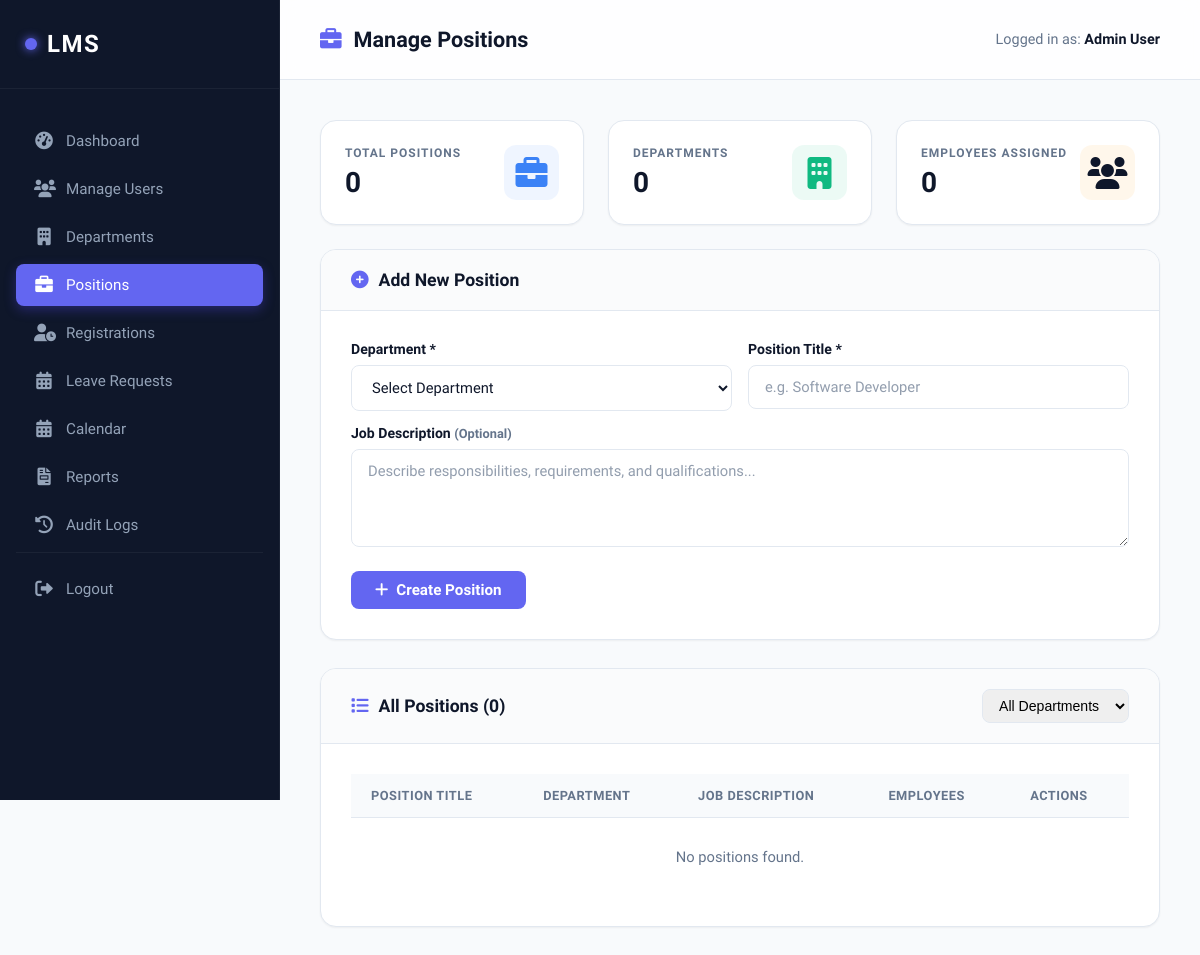
Before: /manage_positions.php (signed in) with the older database file.
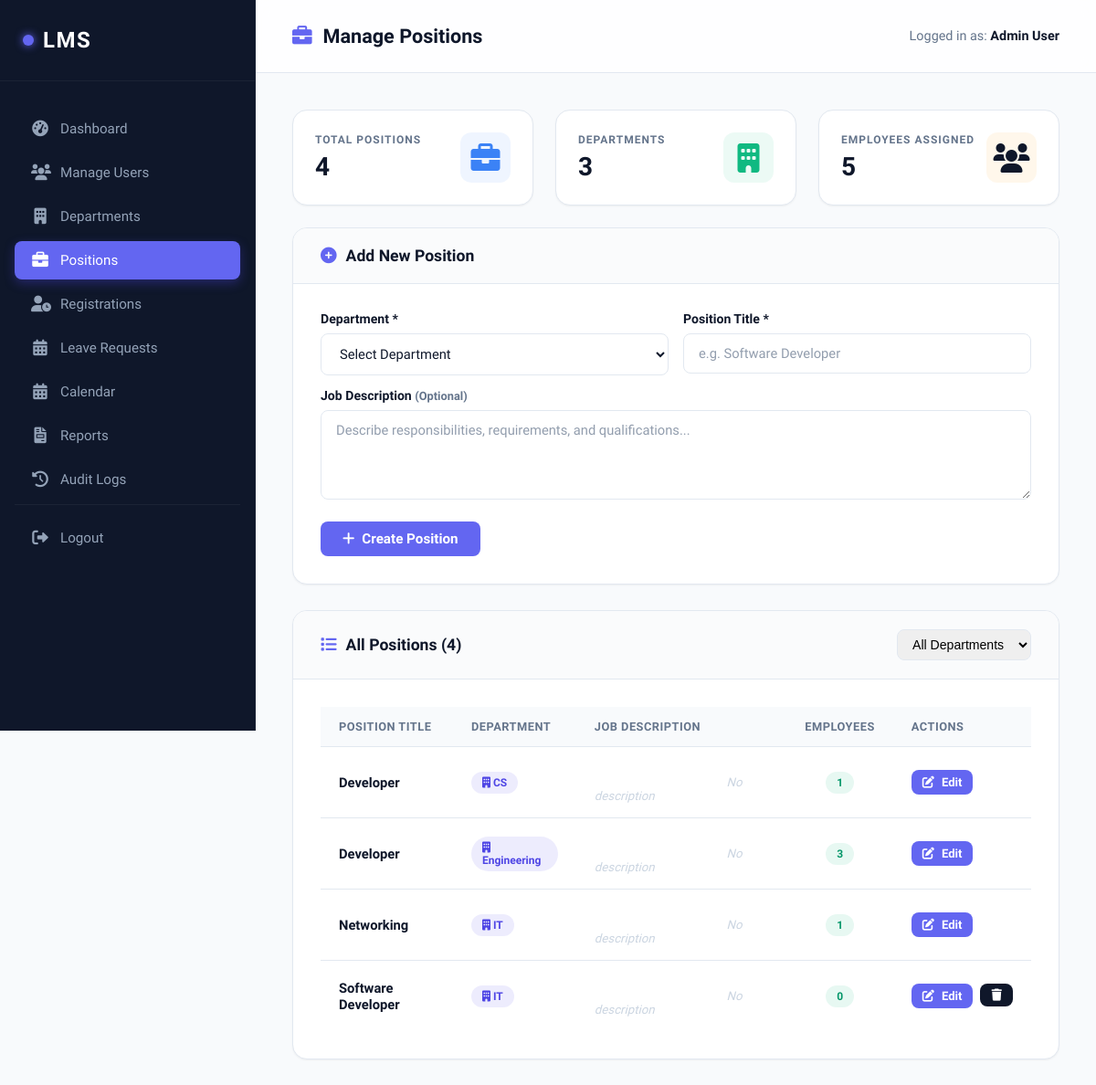
After: the same page with the newer database file.
### tables this page shows
CREATE TABLE `positions` (
  `id` int(11) NOT NULL,
  `department_id` int(11) NOT NULL,
  `title` varchar(100) NOT NULL,
  `job_description` text DEFAULT NULL,
  `created_at` datetime DEFAULT current_timestamp()
);

CREATE TABLE `departments` (
  `id` int(11) NOT NULL,
  `name` varchar(100) NOT NULL,
  `description` text DEFAULT NULL,
  `manager_id` int(11) DEFAULT NULL,
  `created_at` datetime DEFAULT current_timestamp()
);

### includes/auth_check.php (called while the page is built, shortened)
<?php
function e($value) {
    return htmlspecialchars($value ?? '', ENT_QUOTES, 'UTF-8');
}
?>

### manage_positions.php (the view, shortened to what this page needs)
<?php
require_once 'includes/config.php';
require_once 'includes/auth_check.php';
$posQuery = "
    SELECT p.*, d.name AS dept_name,
        (SELECT COUNT(*) FROM users u WHERE u.position_id = p.id) AS employee_count
    FROM positions p
    JOIN departments d ON p.department_id = d.id
";
$posParams = [];
$posQuery .= " ORDER BY d.name ASC, p.title ASC";
$stmt = $pdo->prepare($posQuery);
$stmt->execute($posParams);
$positions = $stmt->fetchAll();
$total_positions = count($positions);
$total_departments = $pdo->query("SELECT COUNT(*) FROM departments")->fetchColumn();
$total_employees_assigned = $pdo->query("SELECT COUNT(*) FROM users WHERE position_id IS NOT NULL")->fetchColumn();
?>
<!DOCTYPE html>
<html lang="en">
<head>
    <link rel="stylesheet" href="assets/style.css">
    <link rel="stylesheet" href="https://cdnjs.cloudflare.com/ajax/libs/font-awesome/6.0.0/css/all.min.css">
</head>
<body>
    <?php include 'includes/sidebar.php'; ?>
    <div class="main-content">
        <div class="top-nav">
            <h2><i class="fas fa-briefcase"></i> Manage Positions</h2>
            <div class="user-info"><span>Logged in as: <strong><?php echo e($_SESSION['name']); ?></strong></span></div>
        </div>
        <div class="content-wrapper">
            <div class="stats-container" style="margin-bottom: 24px;">
                <div class="stat-card">
                    <div class="stat-info">
                        <strong>Total Positions</strong>
                        <div class="value"><?php echo $total_positions; ?></div>
                    </div>
                    <div class="stat-icon" style="background: rgba(59, 130, 246, 0.08); color: #3b82f6;">
                        <i class="fas fa-briefcase"></i>
                    </div>
                </div>
                <div class="stat-card">
                    <div class="stat-info">
                        <strong>Departments</strong>
                        <div class="value"><?php echo $total_departments; ?></div>
                    </div>
                    <div class="stat-icon" style="background: rgba(16, 185, 129, 0.08); color: #10b981;">
                        <i class="fas fa-building"></i>
                    </div>
                </div>
                <div class="stat-card">
                    <div class="stat-info">
                        <strong>Employees Assigned</strong>
                        <div class="value"><?php echo $total_employees_assigned; ?></div>
                    </div>
                    <div class="stat-icon" style="background: rgba(245, 158, 11, 0.08); color: var(--warning);">
                        <i class="fas fa-users"></i>
                    </div>
                </div>
            </div>
            <div class="card" style="margin-bottom: 28px;">
                <div class="card-header"><h3><i class="fas fa-plus-circle"></i> Add New Position</h3></div>
                <div class="card-body">
                    <form method="POST">
                        <div class="form-row" style="display: grid; grid-template-columns: 1fr 1fr; gap: 16px;">
                            <div class="form-group" style="margin: 0;">
                                <label>Department <span style="color:var(--danger)">*</span></label>
                                <select name="department_id" required>
                                    <option value="">Select Department</option>
                                </select>
                            </div>
                            <div class="form-group" style="margin: 0;">
                                <label>Position Title <span style="color:var(--danger)">*</span></label>
                                <input type="text" name="title" required placeholder="e.g. Software Developer">
                            </div>
                        </div>
                        <div class="form-group" style="margin-top: 14px;">
                            <label>Job Description <span style="font-size:0.8rem; color:var(--text-muted)">(Optional)</span></label>
                            <textarea name="job_description" rows="4" placeholder="Describe responsibilities, requirements, and qualifications..."></textarea>
                        </div>
                        <button type="submit" style="width: auto; padding: 10px 24px;">
                            <i class="fas fa-plus"></i> Create Position
                        </button>
                    </form>
                </div>
            </div>
            <div class="card">
                <div class="card-header" style="display: flex; justify-content: space-between; align-items: center; flex-wrap: wrap; gap: 12px;">
                    <h3><i class="fas fa-list"></i> All Positions (<?php echo count($positions); ?>)</h3>
                    <div class="filter-bar" style="margin: 0;">
                        <form method="GET" style="display: flex; gap: 10px; align-items: center;">
                            <select name="dept" onchange="this.form.submit()" style="padding: 7px 12px; font-size: 0.88rem; border: 1px solid var(--border); border-radius: 8px;">
                                <option value="">All Departments</option>
                            </select>
                        </form>
                    </div>
                </div>
                <div class="card-body">
                    <div class="table-responsive">
                        <table>
                            <thead>
                                <tr>
                                    <th>Position Title</th>
                                    <th>Department</th>
                                    <th>Job Description</th>
                                    <th>Employees</th>
                                    <th>Actions</th>
                                </tr>
                            </thead>
                            <tbody>
                                <?php if (empty($positions)): ?>
                                <tr><td colspan="5" style="text-align: center; padding: 30px; color: var(--text-muted);">No positions found.</td></tr>
                                <?php else: ?>
                                <?php foreach ($positions as $p): ?>
                                <tr>
                                    <td><strong><?php echo e($p['title']); ?></strong></td>
                                    <td>
                                        <span class="badge" style="background: rgba(79,70,229,0.1); color: #4f46e5;">
                                            <i class="fas fa-building"></i> <?php echo e($p['dept_name']); ?>
                                        </span>
                                    </td>
                                    <td>
                                        <div class="jd-preview">
                                            <?php echo $p['job_description']
                                                ? (strlen($p['job_description']) > 100 ? e(substr($p['job_description'], 0, 100)) . '…' : e($p['job_description']))
                                                : '<em style="color:#cbd5e1">No description</em>'; ?>
                                        </div>
                                    </td>
                                    <td style="text-align: center;">
                                        <span class="badge" style="background: rgba(16,185,129,0.1); color: #059669;">
                                            <?php echo $p['employee_count']; ?>
                                        </span>
                                    </td>
                                    <td>
                                        <div style="display: flex; gap: 8px;">
                                            <button onclick="openEdit(<?php echo $p['id']; ?>,<?php echo $p['department_id']; ?>,'<?php echo e(addslashes($p['title'])); ?>','<?php echo e(addslashes($p['job_description'] ?? '')); ?>')"
                                                style="width: auto; padding: 6px 12px; font-size: 0.82rem; background: var(--primary);">
                                                <i class="fas fa-edit"></i> Edit
                                            </button>
                                            <?php if ($p['employee_count'] == 0): ?>
                                            <form method="POST" style="display: inline;" onsubmit="return confirm('Delete this position?')">
                                                <button type="submit" style="width: auto; padding: 6px 12px; font-size: 0.82rem; background: var(--danger);">
                                                    <i class="fas fa-trash"></i>
                                                </button>
                                            </form>
                                            <?php endif; ?>
                                        </div>
                                    </td>
                                </tr>
                                <?php endforeach; ?>
                                <?php endif; ?>
                            </tbody>
                        </table>
                    </div>
                </div>
            </div>
        </div>
    </div>
</body>
</html>

### includes/sidebar.php (shortened to what this page needs)
<?php
$current_page = basename($_SERVER['PHP_SELF']);
$role = $_SESSION['role'] ?? '';
?>
<div class="sidebar">
    <div class="sidebar-header">
        <h3>LMS</h3>
    </div>
    <ul class="sidebar-menu">
        <?php if ($role === 'Admin'): ?>
            <li class="<?php echo $current_page == 'admin_dashboard.php' ? 'active' : ''; ?>">
                <a href="admin_dashboard.php"><i class="fas fa-fw fa-tachometer-alt"></i> Dashboard</a>
            </li>
            <li class="<?php echo $current_page == 'manage_users.php' ? 'active' : ''; ?>">
                <a href="manage_users.php"><i class="fas fa-fw fa-users"></i> Manage Users</a>
            </li>
            <li class="<?php echo $current_page == 'manage_departments.php' ? 'active' : ''; ?>">
                <a href="manage_departments.php"><i class="fas fa-fw fa-building"></i> Departments</a>
            </li>
            <li class="<?php echo $current_page == 'manage_positions.php' ? 'active' : ''; ?>">
                <a href="manage_positions.php"><i class="fas fa-fw fa-briefcase"></i> Positions</a>
            </li>
            <li class="<?php echo $current_page == 'pending_registrations.php' ? 'active' : ''; ?>">
                <a href="pending_registrations.php"><i class="fas fa-fw fa-user-clock"></i> Registrations</a>
            </li>
            <li class="<?php echo $current_page == 'leave_requests.php' ? 'active' : ''; ?>">
                <a href="leave_requests.php"><i class="fas fa-fw fa-calendar-alt"></i> Leave Requests</a>
            </li>
            <li class="<?php echo $current_page == 'calendar.php' ? 'active' : ''; ?>">
                <a href="calendar.php"><i class="fas fa-fw fa-calendar-alt"></i> Calendar</a>
            </li>
            <li class="<?php echo $current_page == 'reports.php' ? 'active' : ''; ?>">
                <a href="reports.php"><i class="fas fa-fw fa-file-invoice"></i> Reports</a>
            </li>
            <li class="<?php echo $current_page == 'audit_logs.php' ? 'active' : ''; ?>">
                <a href="audit_logs.php"><i class="fas fa-fw fa-history"></i> Audit Logs</a>
            </li>
        <?php endif; ?>
        <li class="logout-link">
            <a href="logout.php"><i class="fas fa-fw fa-sign-out-alt"></i> Logout</a>
        </li>
    </ul>
</div>

### manage_positions.php (style rules this page uses)
.jd-preview { font-size: 0.83rem; color: var(--text-muted); max-width: 280px; white-space: pre-wrap; word-break: break-word; }
.filter-bar { display: flex; align-items: center; gap: 12px; margin-bottom: 18px; }

Changed rows visible on the page:
added positions: title "Developer", department.name "CS", shows "No description", employee_count "1"
added positions: title "Developer", department.name "Engineering", shows "No description", employee_count "3"
added positions: title "Networking", department.name "IT", shows "No description", employee_count "1"
added positions: title "Software Developer", department.name "IT", job_description "No description", employee_count "0"
Other visible differences:
$total_positions: "0" → "4"
$total_departments: "0" → "3"
$total_employees_assigned: "0" → "5"
count($positions): "0" → "4"
text no longer shown: "No positions found."
